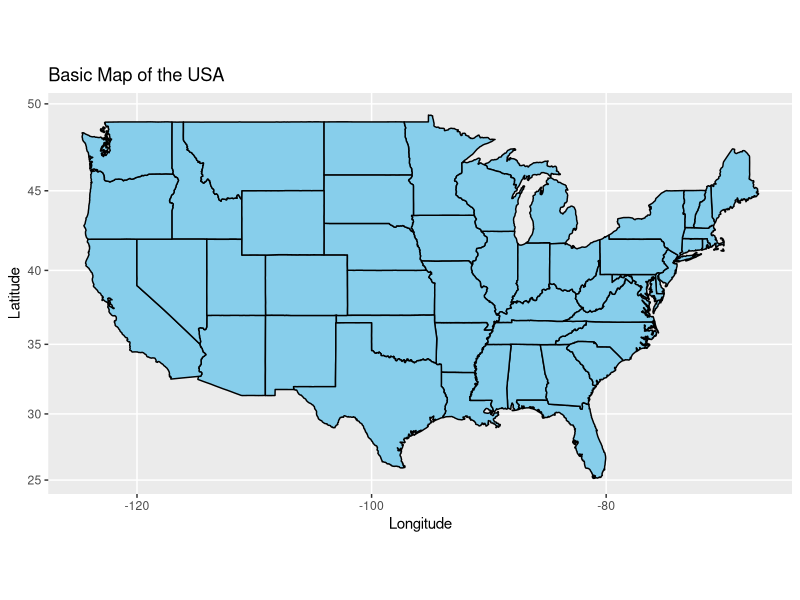

This figure's R source:
#Necessary packages
library(maps)
library(ggplot2)
library(evaluate)
library("mapproj")

#build a dataframe of US states
dummyMapdf <- data.frame(state.name, stringsAsFactors = F) #state.name is built in state dataset
dummyMapdf$state <- tolower(dummyMapdf$state.name) #for maps in ggplot, need to use lower case
us <- map_data("state")

#this is a basic map of the US, can add geoms to this to show data (such as population density).
#the ggplot() call will need to include a state column 
#geom_map() needs to be called for map = us to show a map
simpleMap <- ggplot(dummyMapdf, aes(map_id = state)) +
             geom_map(map = us, fill = "skyblue", color = "black") +
             expand_limits(x = us$long, y = us$lat) +
             coord_map() + ggtitle("Basic Map of the USA") +
             xlab("Longitude") + ylab("Latitude")
simpleMap
